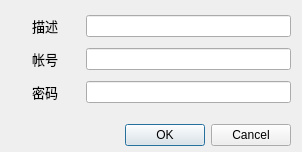
<?xml version="1.0" encoding="UTF-8"?>
<ui version="4.0">
 <class>Detail</class>
 <widget class="QDialog" name="Detail">
  <property name="geometry">
   <rect>
    <x>0</x>
    <y>0</y>
    <width>302</width>
    <height>152</height>
   </rect>
  </property>
  <property name="windowTitle">
   <string>Dialog</string>
  </property>
  <property name="windowIcon">
   <iconset resource="res.qrc">
    <normaloff>:/icon32.ico</normaloff>:/icon32.ico</iconset>
  </property>
  <widget class="QDialogButtonBox" name="buttonBox">
   <property name="geometry">
    <rect>
     <x>-50</x>
     <y>120</y>
     <width>341</width>
     <height>30</height>
    </rect>
   </property>
   <property name="styleSheet">
    <string notr="true"/>
   </property>
   <property name="orientation">
    <enum>Qt::Horizontal</enum>
   </property>
   <property name="standardButtons">
    <set>QDialogButtonBox::Cancel|QDialogButtonBox::Ok</set>
   </property>
  </widget>
  <widget class="QWidget" name="gridLayoutWidget">
   <property name="geometry">
    <rect>
     <x>10</x>
     <y>10</y>
     <width>281</width>
     <height>101</height>
    </rect>
   </property>
   <layout class="QGridLayout" name="gridLayout">
    <item row="0" column="0">
     <widget class="QLabel" name="label">
      <property name="minimumSize">
       <size>
        <width>0</width>
        <height>22</height>
       </size>
      </property>
      <property name="font">
       <font>
        <family>微软雅黑</family>
        <pointsize>10</pointsize>
       </font>
      </property>
      <property name="layoutDirection">
       <enum>Qt::LeftToRight</enum>
      </property>
      <property name="text">
       <string>描述</string>
      </property>
      <property name="alignment">
       <set>Qt::AlignCenter</set>
      </property>
      <property name="buddy">
       <cstring>des</cstring>
      </property>
     </widget>
    </item>
    <item row="0" column="1">
     <widget class="QLineEdit" name="des">
      <property name="minimumSize">
       <size>
        <width>0</width>
        <height>22</height>
       </size>
      </property>
     </widget>
    </item>
    <item row="1" column="0">
     <widget class="QLabel" name="label_2">
      <property name="minimumSize">
       <size>
        <width>70</width>
        <height>22</height>
       </size>
      </property>
      <property name="font">
       <font>
        <family>微软雅黑</family>
        <pointsize>10</pointsize>
       </font>
      </property>
      <property name="layoutDirection">
       <enum>Qt::LeftToRight</enum>
      </property>
      <property name="text">
       <string>帐号</string>
      </property>
      <property name="alignment">
       <set>Qt::AlignCenter</set>
      </property>
      <property name="buddy">
       <cstring>account</cstring>
      </property>
     </widget>
    </item>
    <item row="2" column="0">
     <widget class="QLabel" name="label_3">
      <property name="minimumSize">
       <size>
        <width>0</width>
        <height>22</height>
       </size>
      </property>
      <property name="font">
       <font>
        <family>微软雅黑</family>
        <pointsize>10</pointsize>
       </font>
      </property>
      <property name="layoutDirection">
       <enum>Qt::LeftToRight</enum>
      </property>
      <property name="text">
       <string>密码</string>
      </property>
      <property name="alignment">
       <set>Qt::AlignCenter</set>
      </property>
      <property name="buddy">
       <cstring>passwd</cstring>
      </property>
     </widget>
    </item>
    <item row="1" column="1">
     <widget class="QLineEdit" name="account">
      <property name="minimumSize">
       <size>
        <width>0</width>
        <height>22</height>
       </size>
      </property>
     </widget>
    </item>
    <item row="2" column="1">
     <widget class="QLineEdit" name="passwd">
      <property name="minimumSize">
       <size>
        <width>0</width>
        <height>22</height>
       </size>
      </property>
     </widget>
    </item>
   </layout>
  </widget>
 </widget>
 <resources>
  <include location="res.qrc"/>
 </resources>
 <connections>
  <connection>
   <sender>buttonBox</sender>
   <signal>accepted()</signal>
   <receiver>Detail</receiver>
   <slot>accept()</slot>
   <hints>
    <hint type="sourcelabel">
     <x>248</x>
     <y>254</y>
    </hint>
    <hint type="destinationlabel">
     <x>157</x>
     <y>274</y>
    </hint>
   </hints>
  </connection>
  <connection>
   <sender>buttonBox</sender>
   <signal>rejected()</signal>
   <receiver>Detail</receiver>
   <slot>reject()</slot>
   <hints>
    <hint type="sourcelabel">
     <x>316</x>
     <y>260</y>
    </hint>
    <hint type="destinationlabel">
     <x>286</x>
     <y>274</y>
    </hint>
   </hints>
  </connection>
 </connections>
</ui>
